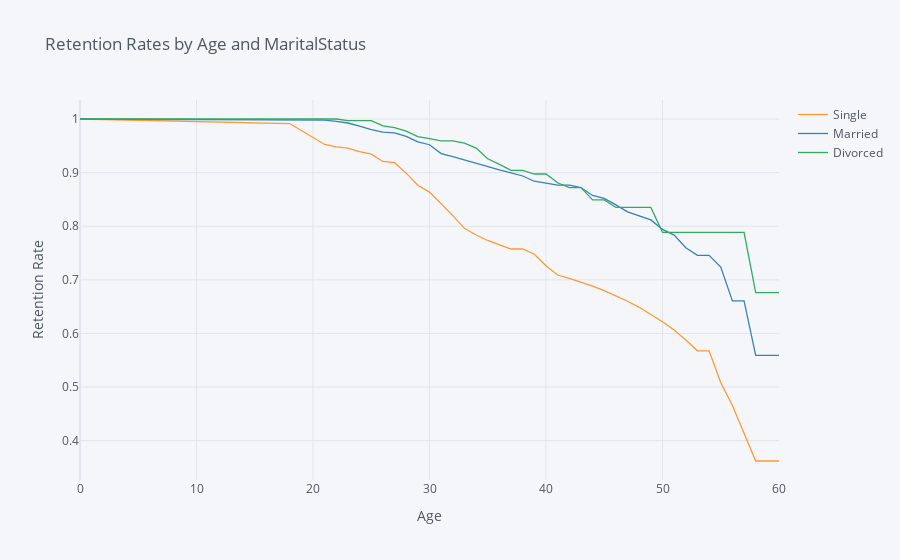

Notebook source saved alongside this figure:
### Markdown cell above
## 5. Let's also look at the marital status curves by employee age. Generate and plot the survival curves showing retention rates by marital status and age.

### Code cell
rates = survival(data, 'MaritalStatus', 'Age', 'Attrition')

rates.iplot(kind='line', xTitle='Age', yTitle='Retention Rate',
            title='Retention Rates by Age and MaritalStatus')

### Figure 1 — Plotly figure (JSON) as saved in the notebook; plotly's stock layout.template omitted (floating-point values rounded to 4 significant figures)
{"data": [{"line": {"color": "rgba(255, 153, 51, 1.0)", "dash": "solid", "shape": "linear", "width": 1.3}, "mode": "lines", "name": "Single", "text": "", "type": "scatter", "x": [0, 18, 19, 20, 21, 22, 23, 24, 25, 26, 27, 28, 29, 30, 31, 32, 33, 34, 35, 36, 37, 38, 39, 40, 41, 42, 43, 44, 45, 46, 47, 48, 49, 50, 51, 52, 53, 54, 55, 56, 57, 58, 59, 60], "y": [1, 0.9915, 0.9786, 0.9657, 0.9525, 0.9481, 0.9459, 0.9391, 0.9346, 0.9208, 0.9185, 0.899, 0.8765, 0.8636, 0.8421, 0.8198, 0.7961, 0.7837, 0.7734, 0.7659, 0.7575, 0.7575, 0.7477, 0.7263, 0.709, 0.7027, 0.6957, 0.6882, 0.6799, 0.6705, 0.6601, 0.6488, 0.636, 0.6219, 0.6064, 0.588, 0.5677, 0.5677, 0.508, 0.4656, 0.4139, 0.3622, 0.3622, 0.3622]}, {"line": {"color": "rgba(55, 128, 191, 1.0)", "dash": "solid", "shape": "linear", "width": 1.3}, "mode": "lines", "name": "Married", "text": "", "type": "scatter", "x": [0, 18, 19, 20, 21, 22, 23, 24, 25, 26, 27, 28, 29, 30, 31, 32, 33, 34, 35, 36, 37, 38, 39, 40, 41, 42, 43, 44, 45, 46, 47, 48, 49, 50, 51, 52, 53, 54, 55, 56, 57, 58, 59, 60], "y": [1, 0.9978, 0.9978, 0.9978, 0.9978, 0.9955, 0.9925, 0.9865, 0.9804, 0.9757, 0.9741, 0.9675, 0.9573, 0.952, 0.9355, 0.9297, 0.9235, 0.9171, 0.9103, 0.9052, 0.8996, 0.8937, 0.884, 0.8805, 0.8766, 0.8766, 0.8721, 0.8574, 0.8521, 0.8399, 0.8267, 0.8195, 0.8118, 0.7941, 0.7835, 0.7598, 0.7457, 0.7457, 0.7238, 0.6608, 0.6608, 0.5592, 0.5592, 0.5592]}, {"line": {"color": "rgba(50, 171, 96, 1.0)", "dash": "solid", "shape": "linear", "width": 1.3}, "mode": "lines", "name": "Divorced", "text": "", "type": "scatter", "x": [0, 18, 19, 20, 21, 22, 23, 24, 25, 26, 27, 28, 29, 30, 31, 32, 33, 34, 35, 36, 37, 38, 39, 40, 41, 42, 43, 44, 45, 46, 47, 48, 49, 50, 51, 52, 53, 54, 55, 56, 57, 58, 59, 60], "y": [1, 1, 1, 1, 1, 1, 0.9969, 0.9969, 0.9969, 0.9873, 0.9841, 0.9774, 0.967, 0.9633, 0.9594, 0.9594, 0.955, 0.9458, 0.9258, 0.9153, 0.9041, 0.9041, 0.8974, 0.8974, 0.8811, 0.8719, 0.8719, 0.849, 0.849, 0.8351, 0.8351, 0.8351, 0.8351, 0.7887, 0.7887, 0.7887, 0.7887, 0.7887, 0.7887, 0.7887, 0.7887, 0.676, 0.676, 0.676]}], "layout": {"autosize": true, "legend": {"bgcolor": "#F5F6F9", "font": {"color": "#4D5663"}}, "paper_bgcolor": "#F5F6F9", "plot_bgcolor": "#F5F6F9", "title": {"font": {"color": "#4D5663"}, "text": "Retention Rates by Age and MaritalStatus"}, "xaxis": {"autorange": true, "gridcolor": "#E1E5ED", "range": [0, 60], "showgrid": true, "tickfont": {"color": "#4D5663"}, "title": {"font": {"color": "#4D5663"}, "text": "Age"}, "type": "linear", "zerolinecolor": "#E1E5ED"}, "yaxis": {"autorange": true, "gridcolor": "#E1E5ED", "range": [0.3267, 1.035], "showgrid": true, "tickfont": {"color": "#4D5663"}, "title": {"font": {"color": "#4D5663"}, "text": "Retention Rate"}, "type": "linear", "zerolinecolor": "#E1E5ED"}}}
